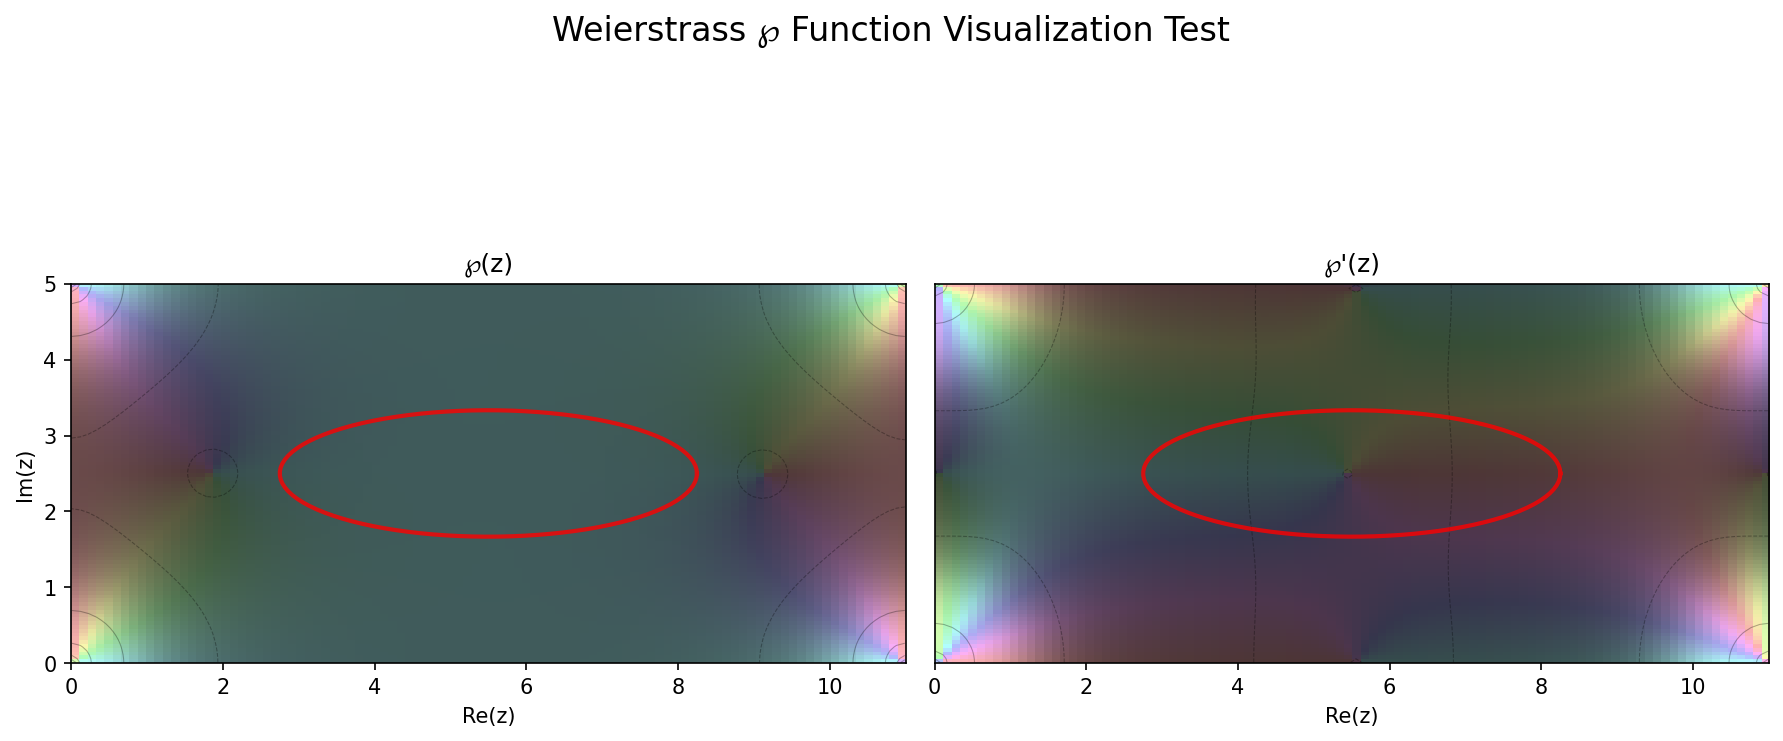

Generate this figure with Python:
#!/usr/bin/env python3
"""
Test visualization functionality of the Weierstrass playground.
"""

import numpy as np
import matplotlib.pyplot as plt
import matplotlib.colors as mcolors

def wp_rect(z, p, q, N):
    """Weierstrass ℘ function for rectangular lattice."""
    z = np.asarray(z, dtype=complex)
    result = np.zeros_like(z, dtype=complex)
    
    with np.errstate(divide='ignore', invalid='ignore'):
        result += 1.0 / (z**2)
    
    for m in range(-N, N+1):
        for n in range(-N, N+1):
            if m == 0 and n == 0:
                continue
            omega = m * p + n * 1j * q
            with np.errstate(divide='ignore', invalid='ignore'):
                term = 1.0 / (z - omega)**2 - 1.0 / omega**2
                result += term
    
    return result

def wp_deriv(z, p, q, N):
    """Derivative of Weierstrass ℘ function."""
    z = np.asarray(z, dtype=complex)
    result = np.zeros_like(z, dtype=complex)
    
    with np.errstate(divide='ignore', invalid='ignore'):
        result += -2.0 / (z**3)
    
    for m in range(-N, N+1):
        for n in range(-N, N+1):
            if m == 0 and n == 0:
                continue
            omega = m * p + n * 1j * q
            with np.errstate(divide='ignore', invalid='ignore'):
                term = -2.0 / (z - omega)**3
                result += term
    
    return result

def soft_background(F, M, sat=0.3, mag_scale=1.0, value_floor=0.3):
    """Create soft color palette RGB image."""
    H = np.angle(F) / (2 * np.pi) + 0.5
    H = H % 1.0
    
    mag = np.abs(F) * mag_scale
    V = np.arctan(mag) / (np.pi / 2)
    V = value_floor + (1 - value_floor) * V
    
    S = np.full_like(H, sat)
    
    HSV = np.stack([H, S, V], axis=-1)
    RGB = mcolors.hsv_to_rgb(HSV)
    
    RGB = np.where(M[..., np.newaxis], RGB, 1.0)
    
    return np.clip(RGB, 0, 1)

def create_test_visualization():
    """Create a test visualization of the Weierstrass fields."""
    print("Creating test visualization...")
    
    # Parameters
    p, q, N = 11.0, 5.0, 2
    nx, ny = 100, 100
    
    # Create grid
    x = np.linspace(0.01, p-0.01, nx)
    y = np.linspace(0.01, q-0.01, ny)
    X, Y = np.meshgrid(x, y)
    Z = X + 1j * Y
    
    # Compute fields
    print("Computing ℘(z)...")
    F1 = wp_rect(Z, p, q, N)
    print("Computing ℘'(z)...")
    F2 = wp_deriv(Z, p, q, N)
    
    # Create masks
    M1 = np.isfinite(F1)
    M2 = np.isfinite(F2)
    
    print(f"Valid ℘ points: {np.sum(M1)}/{M1.size}")
    print(f"Valid ℘' points: {np.sum(M2)}/{M2.size}")
    
    # Create backgrounds
    print("Creating backgrounds...")
    bg1 = soft_background(F1, M1)
    bg2 = soft_background(F2, M2)
    
    # Create figure
    fig, (ax1, ax2) = plt.subplots(1, 2, figsize=(12, 6))
    fig.suptitle('Weierstrass ℘ Function Visualization Test', fontsize=16)
    
    # Display backgrounds
    ax1.imshow(bg1, extent=[0, p, 0, q], origin='lower', aspect='equal')
    ax2.imshow(bg2, extent=[0, p, 0, q], origin='lower', aspect='equal')
    
    # Add contours
    print("Adding contours...")
    mag1 = np.abs(F1)
    mag2 = np.abs(F2)
    
    with np.errstate(divide='ignore', invalid='ignore'):
        log_mag1 = np.log10(mag1 + 1e-10)
        log_mag2 = np.log10(mag2 + 1e-10)
    
    if np.any(np.isfinite(log_mag1)):
        levels1 = np.linspace(np.nanmin(log_mag1), np.nanmax(log_mag1), 8)
        ax1.contour(X, Y, log_mag1, levels=levels1, colors='black', alpha=0.3, linewidths=0.5)
    
    if np.any(np.isfinite(log_mag2)):
        levels2 = np.linspace(np.nanmin(log_mag2), np.nanmax(log_mag2), 8)
        ax2.contour(X, Y, log_mag2, levels=levels2, colors='black', alpha=0.3, linewidths=0.5)
    
    # Add a simple test trajectory
    print("Adding test trajectory...")
    t = np.linspace(0, 2*np.pi, 100)
    traj_x = p/2 + p/4 * np.cos(t)
    traj_y = q/2 + q/6 * np.sin(t)
    
    ax1.plot(traj_x, traj_y, 'red', linewidth=2, alpha=0.8, label='Test trajectory')
    ax2.plot(traj_x, traj_y, 'red', linewidth=2, alpha=0.8, label='Test trajectory')
    
    # Formatting
    ax1.set_title('℘(z)')
    ax2.set_title("℘'(z)")
    ax1.set_xlabel('Re(z)')
    ax1.set_ylabel('Im(z)')
    ax2.set_xlabel('Re(z)')
    ax2.set_ylabel('')
    
    ax1.set_xlim(0, p)
    ax1.set_ylim(0, q)
    ax2.set_xlim(0, p)
    ax2.set_ylim(0, q)
    
    ax2.set_yticks([])
    
    plt.tight_layout()
    
    # Save the figure
    filename = 'test_visualization.png'
    plt.savefig(filename, dpi=150, bbox_inches='tight')
    print(f"Test visualization saved as {filename}")
    
    plt.close()
    return True

if __name__ == "__main__":
    success = create_test_visualization()
    if success:
        print("✓ Visualization test completed successfully!")
    else:
        print("✗ Visualization test failed!")